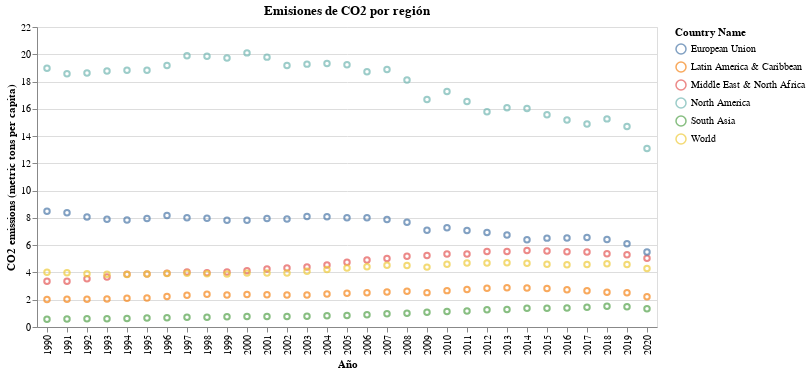

The notebook cell this image was saved under:
### Code cell
grande=latin+america+east+euro+asiasur+mundo
grande
